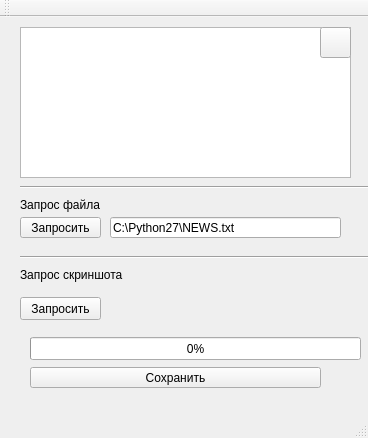
<?xml version="1.0" encoding="UTF-8"?>
<ui version="4.0">
 <class>MainWindow</class>
 <widget class="QMainWindow" name="MainWindow">
  <property name="geometry">
   <rect>
    <x>0</x>
    <y>0</y>
    <width>368</width>
    <height>438</height>
   </rect>
  </property>
  <property name="windowTitle">
   <string>BT transfer</string>
  </property>
  <widget class="QWidget" name="centralWidget">
   <widget class="QPushButton" name="pushButton">
    <property name="geometry">
     <rect>
      <x>320</x>
      <y>10</y>
      <width>31</width>
      <height>31</height>
     </rect>
    </property>
    <property name="text">
     <string/>
    </property>
   </widget>
   <widget class="QLineEdit" name="lineEdit_2">
    <property name="geometry">
     <rect>
      <x>110</x>
      <y>200</y>
      <width>231</width>
      <height>21</height>
     </rect>
    </property>
    <property name="text">
     <string>C:\Python27\NEWS.txt</string>
    </property>
   </widget>
   <widget class="QPushButton" name="pushButton_3">
    <property name="enabled">
     <bool>true</bool>
    </property>
    <property name="geometry">
     <rect>
      <x>20</x>
      <y>200</y>
      <width>81</width>
      <height>21</height>
     </rect>
    </property>
    <property name="text">
     <string>Запросить</string>
    </property>
   </widget>
   <widget class="QLabel" name="label_2">
    <property name="geometry">
     <rect>
      <x>20</x>
      <y>180</y>
      <width>211</width>
      <height>16</height>
     </rect>
    </property>
    <property name="text">
     <string>Запрос файла</string>
    </property>
   </widget>
   <widget class="QLabel" name="label_3">
    <property name="geometry">
     <rect>
      <x>20</x>
      <y>250</y>
      <width>121</width>
      <height>16</height>
     </rect>
    </property>
    <property name="text">
     <string>Запрос скриншота</string>
    </property>
   </widget>
   <widget class="QPushButton" name="pushButton_4">
    <property name="enabled">
     <bool>true</bool>
    </property>
    <property name="geometry">
     <rect>
      <x>20</x>
      <y>280</y>
      <width>81</width>
      <height>23</height>
     </rect>
    </property>
    <property name="text">
     <string>Запросить</string>
    </property>
   </widget>
   <widget class="Line" name="line">
    <property name="geometry">
     <rect>
      <x>20</x>
      <y>160</y>
      <width>351</width>
      <height>21</height>
     </rect>
    </property>
    <property name="orientation">
     <enum>Qt::Horizontal</enum>
    </property>
   </widget>
   <widget class="Line" name="line_2">
    <property name="geometry">
     <rect>
      <x>20</x>
      <y>230</y>
      <width>351</width>
      <height>21</height>
     </rect>
    </property>
    <property name="orientation">
     <enum>Qt::Horizontal</enum>
    </property>
   </widget>
   <widget class="QListWidget" name="listWidget">
    <property name="geometry">
     <rect>
      <x>20</x>
      <y>10</y>
      <width>331</width>
      <height>151</height>
     </rect>
    </property>
   </widget>
   <widget class="QProgressBar" name="progressBar">
    <property name="enabled">
     <bool>true</bool>
    </property>
    <property name="geometry">
     <rect>
      <x>30</x>
      <y>320</y>
      <width>331</width>
      <height>23</height>
     </rect>
    </property>
    <property name="value">
     <number>0</number>
    </property>
   </widget>
   <widget class="QPushButton" name="pushButton_2">
    <property name="enabled">
     <bool>true</bool>
    </property>
    <property name="geometry">
     <rect>
      <x>30</x>
      <y>350</y>
      <width>291</width>
      <height>21</height>
     </rect>
    </property>
    <property name="text">
     <string>Сохранить</string>
    </property>
   </widget>
   <zorder>lineEdit_2</zorder>
   <zorder>pushButton_3</zorder>
   <zorder>label_2</zorder>
   <zorder>label_3</zorder>
   <zorder>pushButton_4</zorder>
   <zorder>line</zorder>
   <zorder>line_2</zorder>
   <zorder>listWidget</zorder>
   <zorder>progressBar</zorder>
   <zorder>pushButton</zorder>
   <zorder>pushButton_2</zorder>
  </widget>
  <widget class="QMenuBar" name="menuBar">
   <property name="geometry">
    <rect>
     <x>0</x>
     <y>0</y>
     <width>368</width>
     <height>26</height>
    </rect>
   </property>
  </widget>
  <widget class="QToolBar" name="mainToolBar">
   <attribute name="toolBarArea">
    <enum>TopToolBarArea</enum>
   </attribute>
   <attribute name="toolBarBreak">
    <bool>false</bool>
   </attribute>
  </widget>
  <widget class="QStatusBar" name="statusBar"/>
 </widget>
 <layoutdefault spacing="6" margin="11"/>
 <resources/>
 <connections/>
</ui>
